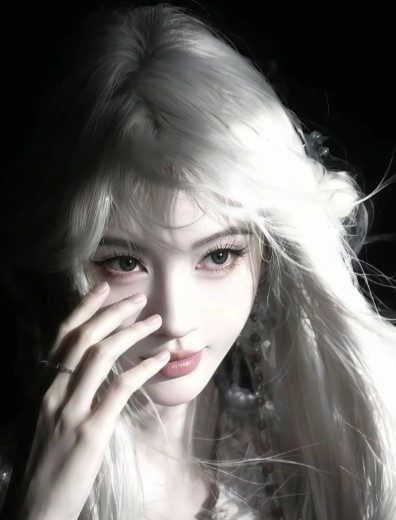
#> input picture beauty.jpg, 396 x 520 px, found by its file name
$ python '频率分布直方图.py'   (older library calls are emulated)
#> lines starting #> are read from the running program, lines starting #| are printed output that depends on the picture
import cv2
import numpy as np
import matplotlib.pyplot as plt

# ---------------------- 1. Configuration ----------------------
img_path = "/home/hhhkinggoder1/cv-course/homework4/beauty.jpg"
block_size = 16
energy_ratio = 0.95

# Read grayscale image
img = cv2.imread(img_path, cv2.IMREAD_GRAYSCALE)
#> img: shape (520, 396); min 0, max 255, mean 103.1
h, w = img.shape
#> h = 520; w = 396
h = (h // block_size) * block_size
#> h = 512
w = (w // block_size) * block_size
#> w = 384
img = img[:h, :w]
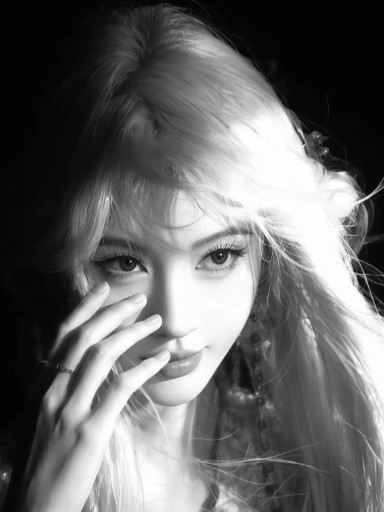
#> img: shape (512, 384); min 1, max 255, mean 102.9

# ---------------------- 2. Gradient Frequency ----------------------
def grad_freq(block):
    block = block.astype(np.float32)
    gx = cv2.Sobel(block, cv2.CV_32F, 1, 0, ksize=3)
    gy = cv2.Sobel(block, cv2.CV_32F, 0, 1, ksize=3)
    mag2 = gx**2 + gy**2
    E_grad2 = np.mean(mag2)
    var_I = np.var(block)
    if var_I < 1e-8:
        return 0
    f_rms = np.sqrt(E_grad2 / (4 * np.pi**2 * var_I))
    return np.clip(f_rms / (block_size/2), 0, 0.5)

# ---------------------- 3. FFT 95% Energy Frequency ----------------------
def fft_95_freq(block):
    block = block.astype(np.float32) - np.mean(block)
    f = np.fft.fft2(block)
    f_shift = np.fft.fftshift(f)
    ps = np.abs(f_shift)**2
    total = np.sum(ps)
    if total < 1e-8:
        return 0
    cy, cx = block_size//2, block_size//2
    y, x = np.ogrid[:block_size, :block_size]
    dist = np.sqrt((x - cx)**2 + (y - cy)**2)
    idx_sorted = np.argsort(dist.flatten())
    cum_energy = 0
    for idx in idx_sorted:
        cum_energy += ps.flatten()[idx]
        if cum_energy >= energy_ratio * total:
            return dist.flatten()[idx] / block_size
    return 0.5

# ---------------------- 4. Compute all frequencies ----------------------
grad_list = []
fft_list = []
for i in range(0, h, block_size):
    for j in range(0, w, block_size):
        block = img[i:i+block_size, j:j+block_size]
        grad_list.append(grad_freq(block))
        fft_list.append(fft_95_freq(block))

# ---------------------- 5. Plot Histograms ----------------------
plt.figure(figsize=(12, 5))

plt.subplot(121)
plt.hist(fft_list, bins=20, color='red', alpha=0.7)
plt.title("FFT 95% Max Frequency Distribution")
plt.xlabel("Normalized Frequency (0~0.5)")
plt.ylabel("Block Count")
plt.xlim(0, 0.5)

plt.subplot(122)
plt.hist(grad_list, bins=20, color='blue', alpha=0.7)
plt.title("Spatial Gradient Frequency Distribution")
plt.xlabel("Normalized Frequency (0~0.5)")
plt.ylabel("Block Count")
plt.xlim(0, 0.5)

plt.tight_layout()
plt.show()
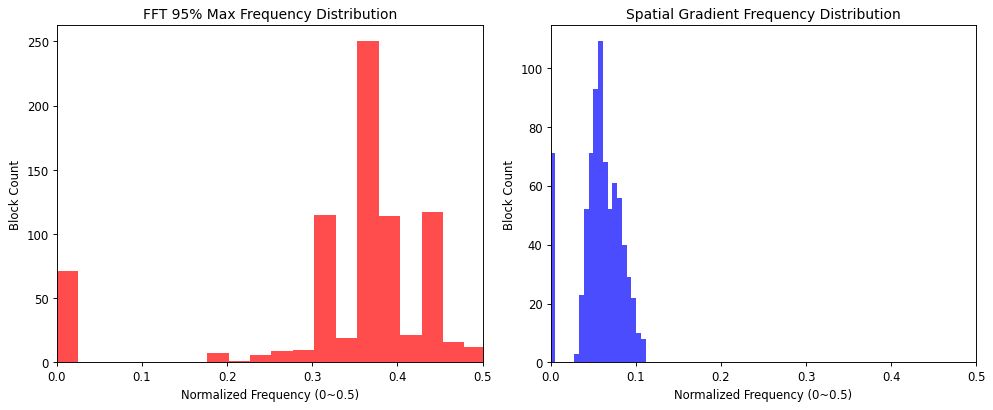
#> figure drawn by matplotlib, 2 panels; panel 1: tallest bar 250 high, from x = 0.353 to 0.378; panel 2: tallest bar 109 high, from x = 0.0558 to 0.0613

# Correlation
corr = np.corrcoef(grad_list, fft_list)[0, 1]
print(f"Correlation: {corr:.4f}")
#| Correlation: 0.7836

$ run again, with face.jpg copied over beauty.jpg
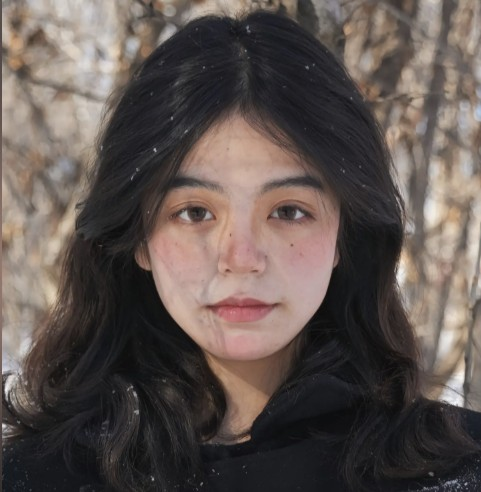
#> input picture face.jpg, 481 x 492 px, found by its file name
#> `img = img[:h, :w]`:
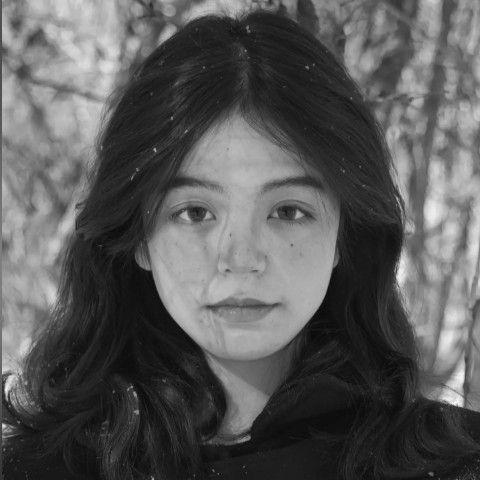
#> img: shape (480, 480); min 9, max 248, mean 88.4
#> `plt.show()`:
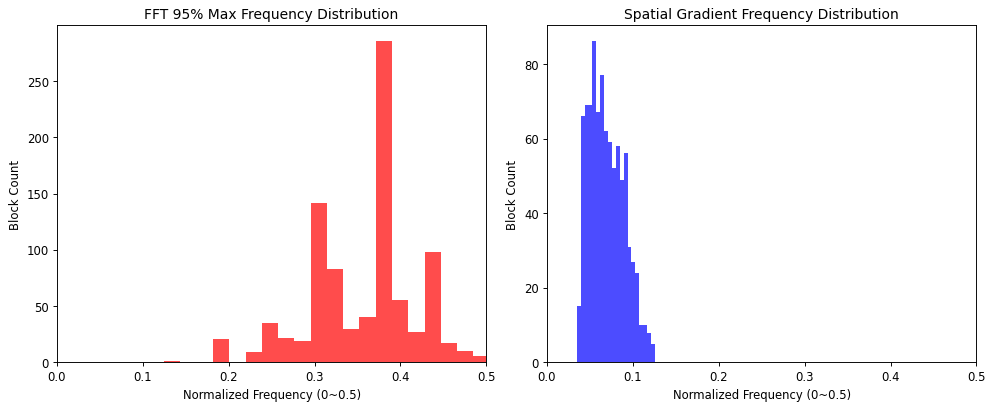
#> figure drawn by matplotlib, 2 panels; panel 1: tallest bar 285 high, from x = 0.371 to 0.39; panel 2: tallest bar 86 high, from x = 0.0529 to 0.0574
#| Correlation: 0.4469

$ run again, with 频率热力图.png saved as beauty.jpg
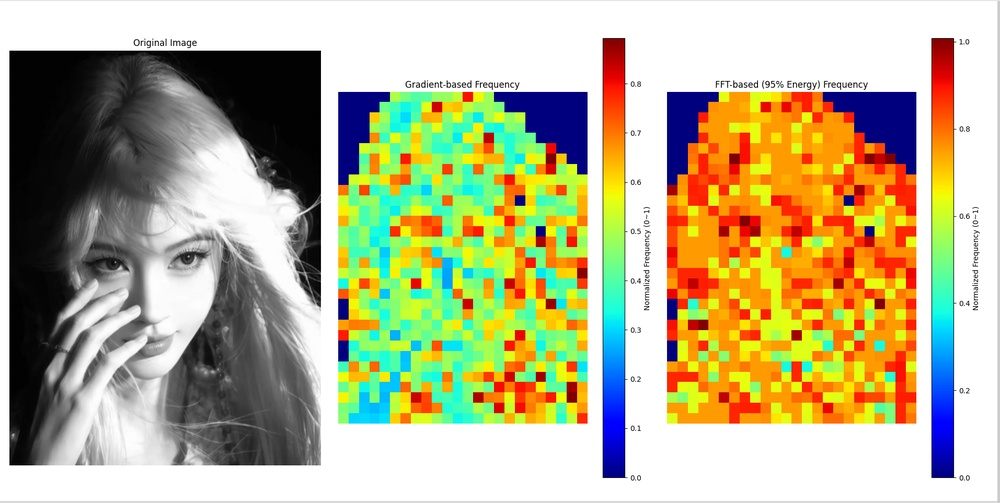
#> input picture 频率热力图.png, 1000 x 503 px, shrunk from 1913 x 963 before the run, found by its file name
#> `img = img[:h, :w]`:
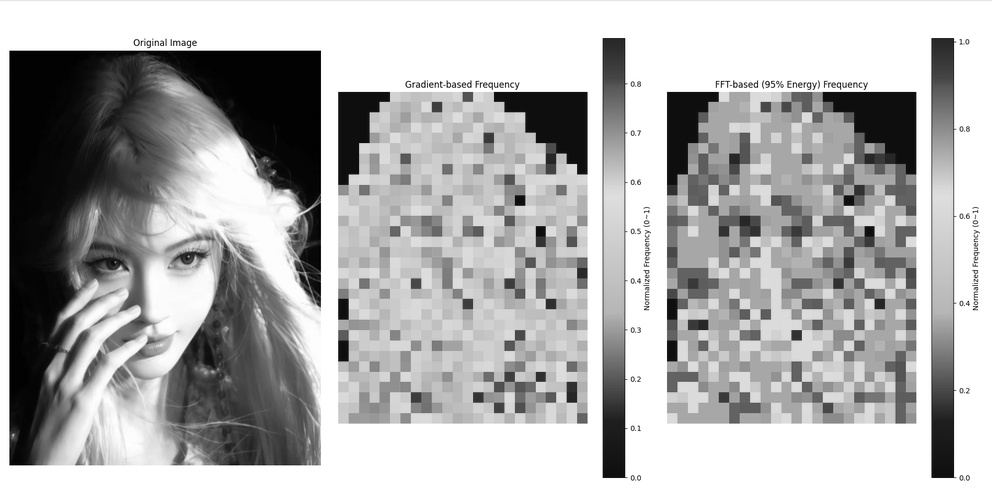
#> img: shape (496, 992); min 0, max 255, mean 175.5
#> `plt.show()`:
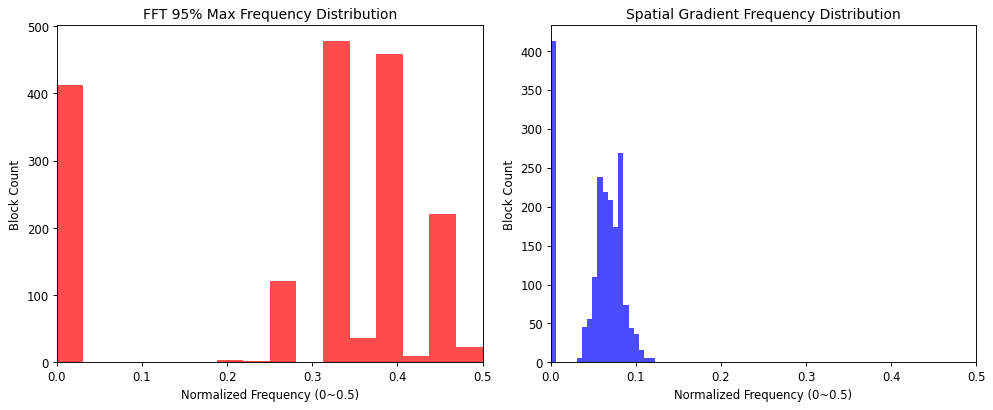
#> figure drawn by matplotlib, 2 panels; panel 1: tallest bar 477 high, from x = 0.312 to 0.344; panel 2: tallest bar 412 high, from x = -4.34e-19 to 0.00611
#| Correlation: 0.9126
